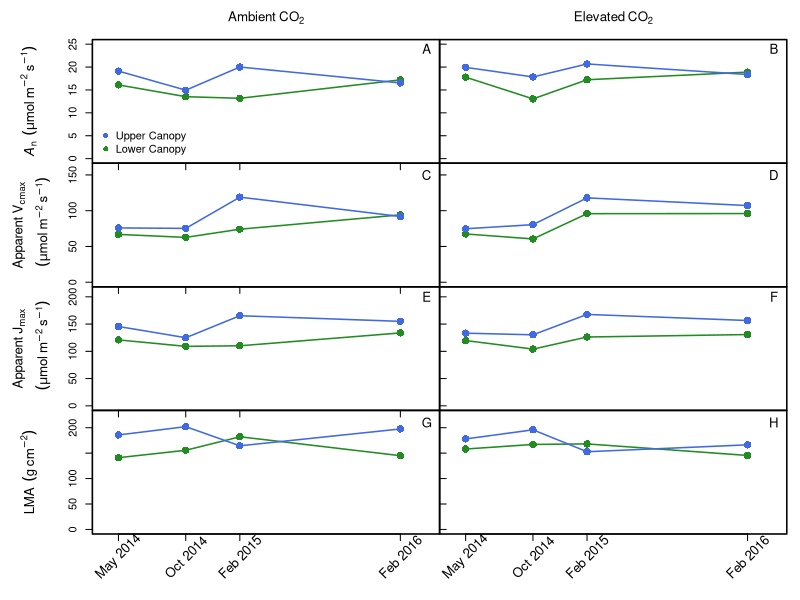
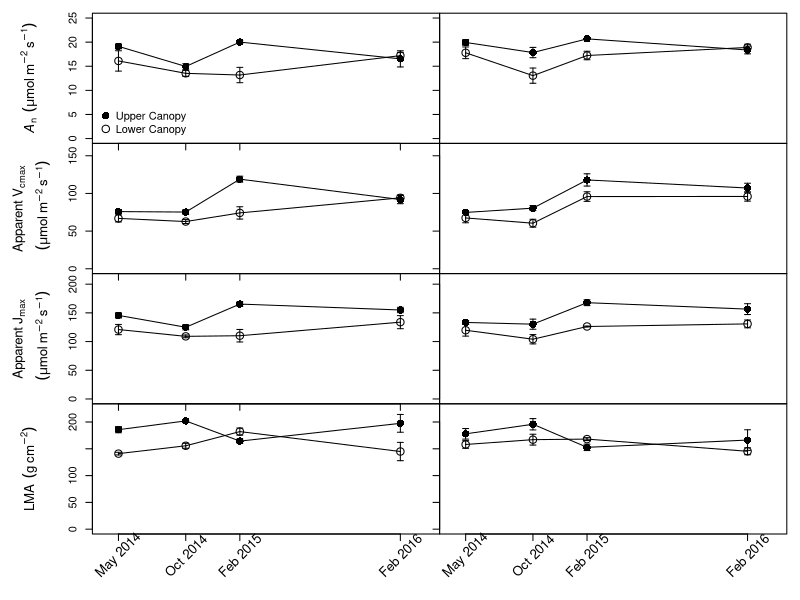

The R script that drew these images, in order:
##gas exchange campaigns------

ge <- read.csv("april/face_photo_means.csv")
  ge <- ge[complete.cases(ge),]
  ge <- droplevels(ge)
  ge$Date <- paste(ge$Campaign, "01", sep="_")
  ge$Date <- as.Date(ge$Date, format="%b_%Y_%d")

aco2 <- ge[ge$C.treat == "+C",]
eco2 <- ge[ge$C.treat == "0C",]
  
aco2_upp <- ge[ge$C.treat == "+C" & ge$Position == "upper",]
aco2_low <- ge[ge$C.treat == "+C" & ge$Position == "lower",]
eco2_upp <- ge[ge$C.treat == "0C" & ge$Position == "upper",]
eco2_low <- ge[ge$C.treat == "0C" & ge$Position == "lower",]


#plot bits------
campainlab <- gsub("_", " ", unique(ge$Campaign))
canopycols <- c("forestgreen", "royalblue")
pchs=c(1,16)
photolab <- expression(italic(A)[n]~~(mu*mol~m^-2~s^-1))
lmalab <- expression(LMA~~(g~cm^-2))
jlab <- expression(atop(Apparent~J[max],~~(mu*mol~m^-2~s^-1)))
vlab <- expression(atop(Apparent~V[cmax],~~(mu*mol~m^-2~s^-1)))
daterange <- c(as.Date("2014-04-01"), as.Date("2016-04-01"))
datelab <- as.Date("2016-04-01")


#plotting with color------
windows()
par(oma=c(5,7,3,1), mfrow=c(4,2), mar=c(0,0,0,0), pch=16, lwd=1.5)

#photosynthesis-aco2
plot(photo ~ Date, data=aco2_low, col=canopycols[1], type="o",
     xlab="",ylab="", ylim=c(0, 25), xaxt='n', cex=1.5, xlim=daterange)
points(photo ~ Date, data=aco2_upp, col=canopycols[2], cex=1.5, type="o")
axis(1, labels=FALSE, at=unique(aco2$Date))
with(aco2, arrows(Date, photo, Date, photo+se.photo, angle=90, 
                    length=.03, col=canopycols[Position]))
with(aco2, arrows(Date, photo, Date, photo-se.photo, angle=90, 
                  length=.03, col=canopycols[Position]))
mtext(photolab, side=2, line=4, cex=.8)
legend("bottomleft", legend=c("Upper Canopy", "Lower Canopy"), pch=16,bty='n',
       col=c(canopycols[2], canopycols[1]), inset=.01)
mtext(expression(Ambient~CO[2]), side=3, line=1, cex=.8)
text(datelab, 24, "A", cex=1.2)

#photosynthesis-eco2
plot(photo ~ Date, data=eco2_low, col=canopycols[1], type="o",
     xlab="",ylab="", ylim=c(0, 25), xaxt='n', yaxt='n', cex=1.5, xlim=daterange)
points(photo ~ Date, data=eco2_upp, col=canopycols[2],cex=1.5, type="o")
axis(2, labels=FALSE, tcl=.5)
with(eco2, arrows(Date, photo, Date, photo+se.photo, angle=90, 
                  length=.03, col=canopycols[Position]))
with(eco2, arrows(Date, photo, Date, photo-se.photo, angle=90, 
                  length=.03, col=canopycols[Position]))
mtext(expression(Elevated~CO[2]), side=3, line=1, cex=.8)
text(datelab, 24, "B", cex=1.2)

#vcmax-aco2
plot(Vcmax ~ Date, data=aco2_low, col=canopycols[1],xlim=daterange,
     xlab="",ylab="", ylim=c(0, 160), xaxt='n', cex=1.5, type='o')
points(Vcmax ~ Date, data=aco2_upp, col=canopycols[2], type='o', cex=1.5)
axis(1, labels=FALSE, at=unique(aco2$Date))
with(aco2, arrows(Date, Vcmax, Date, Vcmax+se.Vcmax, angle=90, 
                  length=.03, col=canopycols[Position]))
with(aco2, arrows(Date, Vcmax, Date, Vcmax-se.Vcmax, angle=90, 
                  length=.03, col=canopycols[Position]))
mtext(vlab, side=2, line=3,cex=.8)
text(datelab, 150, "C", cex=1.2)

#vcmax-eco2
plot(Vcmax ~ Date, data=eco2_low, col=canopycols[1], xlim=daterange,
     xlab="",ylab="", ylim=c(0, 160), xaxt='n', cex=1.5,yaxt='n', type='o')
points(Vcmax ~ Date, data=eco2_upp, col=canopycols[2], type='o', cex=1.5)
axis(2, labels=FALSE, tcl=.5)
with(eco2, arrows(Date, Vcmax, Date, Vcmax+se.Vcmax, angle=90, 
                  length=.03, col=canopycols[Position]))
with(eco2, arrows(Date, Vcmax, Date, Vcmax-se.Vcmax, angle=90, 
                  length=.03, col=canopycols[Position]))
text(datelab, 150, "D", cex=1.2)

#jmax-aco2
plot(Jmax ~ Date, data=aco2_low, col=canopycols[1], xlim=daterange,
     xlab="",ylab="", ylim=c(0, 210), xaxt='n', cex=1.5, type='o')
points(Jmax ~ Date, data=aco2_upp, col=canopycols[2], type='o', cex=1.5)
axis(1, labels=FALSE, at=unique(aco2$Date))
with(aco2, arrows(Date, Jmax, Date, Jmax+se.Jmax, angle=90, 
                  length=.03, col=canopycols[Position]))
with(aco2, arrows(Date, Jmax, Date, Jmax-se.Jmax, angle=90, 
                  length=.03, col=canopycols[Position]))
mtext(jlab, side=2, line=3,cex=.8)
text(datelab, 200, "E", cex=1.2)

#jmax-eco2
plot(Jmax ~ Date, data=eco2_low, col=canopycols[1],xlim=daterange,
     xlab="",ylab="", ylim=c(0, 210), xaxt='n', cex=1.5,yaxt='n', type='o')
points(Jmax ~ Date, data=eco2_upp, col=canopycols[2], type='o', cex=1.5)
axis(2, labels=FALSE, tcl=.5)
with(eco2, arrows(Date, Jmax, Date, Jmax+se.Jmax, angle=90, 
                  length=.03, col=canopycols[Position]))
with(eco2, arrows(Date, Jmax, Date, Jmax-se.Jmax, angle=90, 
                  length=.03, col=canopycols[Position]))
text(datelab, 200, "F", cex=1.2)

#lma-aco2
plot(LMA ~ Date, data=aco2_low, col=canopycols[1], xlim=daterange,
     xlab="",ylab="", ylim=c(0, 225), xaxt='n', cex=1.5, type='o')
points(LMA ~ Date, data=aco2_upp, col=canopycols[2], type='o', cex=1.5)
axis(1, labels=FALSE, at=unique(aco2$Date))
text(unique(aco2$Date), par("usr")[3] - 45, srt = 45,
     labels = campainlab, xpd = NA, cex=1.2)
with(aco2, arrows(Date, LMA, Date, LMA+se.LMA, angle=90, 
                  length=.03, col=canopycols[Position]))
with(aco2, arrows(Date, LMA, Date, LMA-se.LMA, angle=90, 
                  length=.03, col=canopycols[Position]))
mtext(lmalab, side=2, line=4, cex=.8)
text(datelab, 210, "G",cex=1.2)

#lma-eco2
plot(LMA ~ Date, data=eco2_low, col=canopycols[1], xlim=daterange,
     xlab="",ylab="", ylim=c(0, 225), xaxt='n', cex=1.5,yaxt='n', type='o')
points(LMA ~ Date, data=eco2_upp, col=canopycols[2], type='o', cex=1.5)
axis(1, labels=FALSE, at=unique(aco2$Date))
text(unique(aco2$Date), par("usr")[3] - 45, srt = 45,
     labels = campainlab, xpd = NA, cex=1.2)
axis(2, labels=FALSE, tcl=.5)
with(eco2, arrows(Date, LMA, Date, LMA+se.LMA, angle=90, 
                  length=.03, col=canopycols[Position]))
with(eco2, arrows(Date, LMA, Date, LMA-se.LMA, angle=90, 
                  length=.03, col=canopycols[Position]))
text(datelab, 210, "H",cex=1.2)

dev.copy2pdf(file= "output/campaigns.pdf")
dev.off()


#plotting with no color------
windows()
par(oma=c(5,7,1,1), mfrow=c(4,2), mar=c(0,0,0,0), lwd=1)

#photosynthesis-aco2
plot(photo ~ Date, data=aco2_low, pch=pchs[1], type="o",
     xlab="",ylab="", ylim=c(0, 25), xaxt='n', cex=1.5, xlim=daterange)
points(photo ~ Date, data=aco2_upp, pch=pchs[2], cex=1.5, type="o")
axis(1, labels=FALSE, at=unique(aco2$Date))
with(aco2, arrows(Date, photo, Date, photo+se.photo, angle=90, 
                  length=.03))
with(aco2, arrows(Date, photo, Date, photo-se.photo, angle=90, 
                  length=.03))
mtext(photolab, side=2, line=4, cex=.8)
legend("bottomleft", legend=c("Upper Canopy", "Lower Canopy"),
       pch=c(pchs[2],pchs[1]),bty='n', inset=.01, pt.cex=1.5)

#photosynthesis-eco2
plot(photo ~ Date, data=eco2_low, pch=pchs[1], type="o",
     xlab="",ylab="", ylim=c(0, 25), xaxt='n', yaxt='n', cex=1.5, xlim=daterange)
points(photo ~ Date, data=eco2_upp, pch=pchs[2],cex=1.5, type="o")
axis(2, labels=FALSE)
with(eco2, arrows(Date, photo, Date, photo+se.photo, angle=90, 
                  length=.03))
with(eco2, arrows(Date, photo, Date, photo-se.photo, angle=90, 
                  length=.03))
#vcmax-aco2
plot(Vcmax ~ Date, data=aco2_low, pch=pchs[1],xlim=daterange,
     xlab="",ylab="", ylim=c(0, 160), xaxt='n', cex=1.5, type='o')
points(Vcmax ~ Date, data=aco2_upp, pch=pchs[2], type='o', cex=1.5)
axis(1, labels=FALSE, at=unique(aco2$Date))
with(aco2, arrows(Date, Vcmax, Date, Vcmax+se.Vcmax, angle=90, 
                  length=.03))
with(aco2, arrows(Date, Vcmax, Date, Vcmax-se.Vcmax, angle=90, 
                  length=.03))
mtext(vlab, side=2, line=3,cex=.8)

#vcmax-eco2
plot(Vcmax ~ Date, data=eco2_low, pch=pchs[1], xlim=daterange,
     xlab="",ylab="", ylim=c(0, 160), xaxt='n', cex=1.5,yaxt='n', type='o')
points(Vcmax ~ Date, data=eco2_upp, pch=pchs[2], type='o', cex=1.5)
axis(2, labels=FALSE)
with(eco2, arrows(Date, Vcmax, Date, Vcmax+se.Vcmax, angle=90, 
                  length=.03))
with(eco2, arrows(Date, Vcmax, Date, Vcmax-se.Vcmax, angle=90, 
                  length=.03))

#jmax-aco2
plot(Jmax ~ Date, data=aco2_low, pch=pchs[1], xlim=daterange,
     xlab="",ylab="", ylim=c(0, 210), xaxt='n', cex=1.5, type='o')
points(Jmax ~ Date, data=aco2_upp, pch=pchs[2], type='o', cex=1.5)
axis(1, labels=FALSE, at=unique(aco2$Date))
with(aco2, arrows(Date, Jmax, Date, Jmax+se.Jmax, angle=90, 
                  length=.03))
with(aco2, arrows(Date, Jmax, Date, Jmax-se.Jmax, angle=90, 
                  length=.03))
mtext(jlab, side=2, line=3,cex=.8)

#jmax-eco2
plot(Jmax ~ Date, data=eco2_low, pch=pchs[1],xlim=daterange,
     xlab="",ylab="", ylim=c(0, 210), xaxt='n', cex=1.5,yaxt='n', type='o')
points(Jmax ~ Date, data=eco2_upp, pch=pchs[2], type='o', cex=1.5)
axis(2, labels=FALSE)
with(eco2, arrows(Date, Jmax, Date, Jmax+se.Jmax, angle=90, 
                  length=.03))
with(eco2, arrows(Date, Jmax, Date, Jmax-se.Jmax, angle=90, 
                  length=.03))

#lma-aco2
plot(LMA ~ Date, data=aco2_low, pch=pchs[1], xlim=daterange,
     xlab="",ylab="", ylim=c(0, 225), xaxt='n', cex=1.5, type='o')
points(LMA ~ Date, data=aco2_upp, pch=pchs[2], type='o', cex=1.5)
axis(1, labels=FALSE, at=unique(aco2$Date))
text(unique(aco2$Date), par("usr")[3] - 40, srt = 45,
     labels = campainlab, xpd = NA, cex=1.2)
with(aco2, arrows(Date, LMA, Date, LMA+se.LMA, angle=90, 
                  length=.03))
with(aco2, arrows(Date, LMA, Date, LMA-se.LMA, angle=90, 
                  length=.03))
mtext(lmalab, side=2, line=4, cex=.8)

#lma-eco2
plot(LMA ~ Date, data=eco2_low, pch=pchs[1], xlim=daterange,
     xlab="",ylab="", ylim=c(0, 225), xaxt='n', cex=1.5,yaxt='n', type='o')
points(LMA ~ Date, data=eco2_upp, pch=pchs[2], type='o', cex=1.5)
axis(1, labels=FALSE, at=unique(aco2$Date))
text(unique(aco2$Date), par("usr")[3] - 40, srt = 45,
     labels = campainlab, xpd = NA, cex=1.2)
axis(2, labels=FALSE)
with(eco2, arrows(Date, LMA, Date, LMA+se.LMA, angle=90, 
                  length=.03))
with(eco2, arrows(Date, LMA, Date, LMA-se.LMA, angle=90, 
                  length=.03))

dev.copy2pdf(file= "output/campaigns2.pdf")
dev.off()